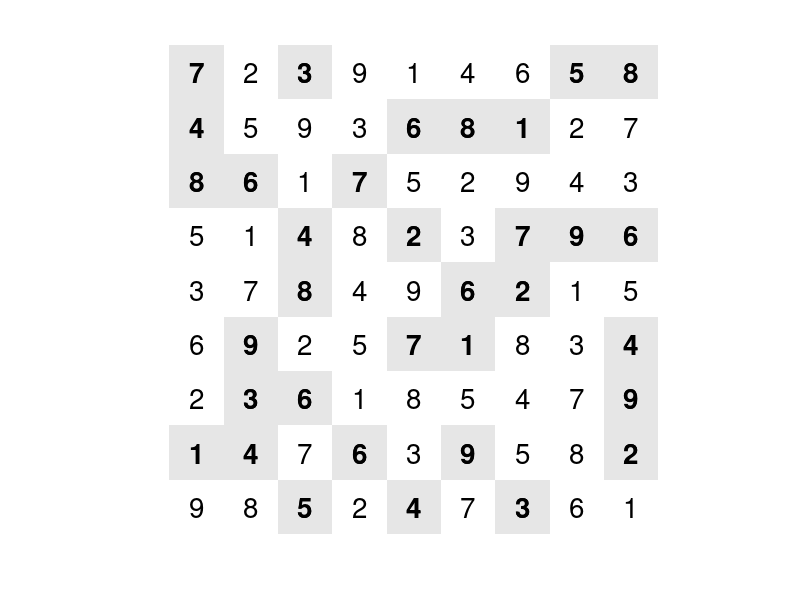

This chart was generated by the following MATLAB code:
clear variables

%Initialisatioon des données du Sudoku

Initial=[7, 0, 3, 0, 0, 0, 0, 5, 8
    4, 0, 0, 0, 6, 8, 1, 0, 0
    8, 6, 0, 7, 0, 0, 0, 0, 0
    0, 0, 4, 0, 2, 0, 7, 9, 6
    0, 0, 8, 0, 0, 6, 2, 0, 0
    0, 9, 0, 0, 7, 1, 0, 0, 4
    0, 3, 6, 0, 0, 0, 0, 0, 9
    1, 4, 0, 6, 0, 9, 0, 0, 2
    0, 0, 5, 0, 4, 0, 3, 0, 0];

Solution=[7, 2, 3, 9, 1,4, 6,5, 8
    4, 5, 9, 3, 6, 8, 1, 2, 7
    8, 6, 1, 7, 5, 2, 9, 4, 3
    5, 1, 4, 8, 2, 3, 7, 9, 6
    3, 7, 8, 4, 9, 6, 2, 1, 5
    6, 9, 2, 5, 7, 1, 8, 3, 4
    2, 3, 6, 1, 8, 5, 4, 7, 9
    1, 4, 7, 6, 3, 9, 5, 8, 2
    9, 8, 5, 2, 4, 7, 3, 6, 1];

%Création de la grille
S = 9;
x = [1 9];
y = [1 9];
GRID = zeros(S);

%Boucle qui crée une matrice GRID pour controler la couleur des cases
%(blanc ou gris)

for COLUMN = 1:S
    for ROW = 1:S
        if Initial(ROW,COLUMN) ~= 0
            GRID(ROW,COLUMN) = 1;
        end
    end
    
end

imagesc(x,y,GRID)
axis square
LOW = [1,1,1];
HIGH = [.9,.9,.9];
colormap([LOW;HIGH])
axis off

for COLUMN = 1:S
    for ROW = 1:S
        if Initial(ROW,COLUMN) ~= 0
            text(COLUMN,ROW,num2str(Solution(ROW,COLUMN)),'FontWeight','bold', 'FontSize', 20, 'HorizontalAlignment', 'center')
        end
        text(COLUMN,ROW,num2str(Solution(ROW,COLUMN)),'FontWeight','normal','FontSize', 20, 'HorizontalAlignment', 'center')
    end
    
end
